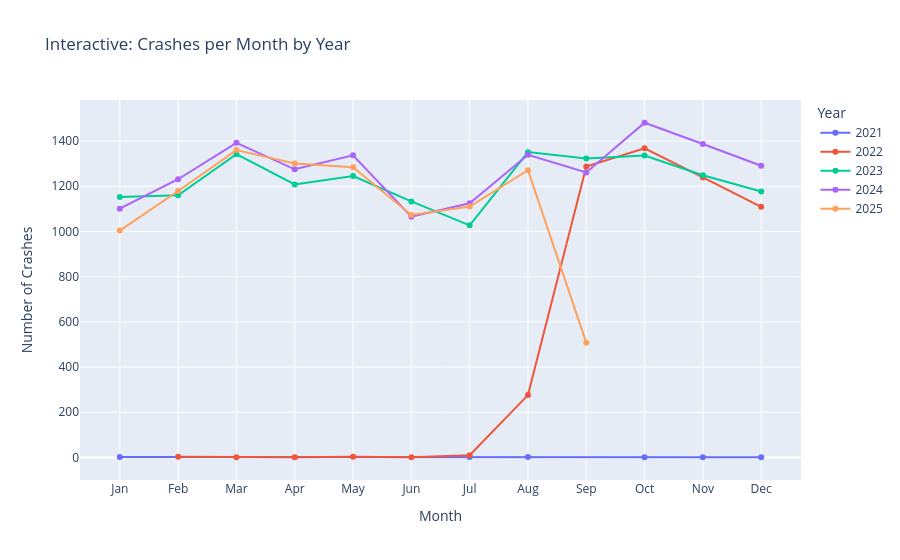

Notebook code cell kept with this figure:
### Code cell
import pandas as pd
import plotly.express as px

# Assuming 'df' is your DataFrame and 'crash_date' is a datetime object
# df['crash_date'] = pd.to_datetime(df['crash_date'])

# --- Data Preparation ---
# Ensure year and month columns exist
df['crash_year'] = df['crash_date'].dt.year
df['crash_month'] = df['crash_date'].dt.month

# Group by year and month to get crash counts
monthly_counts = df.groupby(['crash_year', 'crash_month']).size().reset_index(name='count')

# Convert year to a categorical type for better plotting with discrete colors
monthly_counts['crash_year'] = monthly_counts['crash_year'].astype(str)

# --- Plotting with Plotly Express ---
fig = px.line(
    monthly_counts,
    x='crash_month',
    y='count',
    color='crash_year',  # Creates a separate line for each year
    markers=True,        # Adds markers to each data point
    labels={
        "crash_month": "Month",
        "count": "Number of Crashes",
        "crash_year": "Year"
    },
    title="Interactive: Crashes per Month by Year"
)

# --- Customize Layout ---
# Update x-axis to show month names
month_names = ['Jan', 'Feb', 'Mar', 'Apr', 'May', 'Jun', 'Jul', 'Aug', 'Sep', 'Oct', 'Nov', 'Dec']
fig.update_xaxes(
    tickmode='array',
    tickvals=list(range(1, 13)),
    ticktext=month_names
)

fig.update_layout(
    xaxis_title="Month",
    yaxis_title="Number of Crashes",
    legend_title="Year"
)
fig.show()
# Save the interactive plot to an HTML file
# fig.write_html("interactive_crashes_by_month.html")

# print("Interactive plot saved as 'interactive_crashes_by_month.html'. Open this file in your browser.")

### Figure 1 — Plotly figure (JSON) as saved in the notebook; plotly's stock layout.template omitted (floating-point values rounded to 4 significant figures)
{"data": [{"hovertemplate": "Year=2021<br>Month=%{x}<br>Number of Crashes=%{y}<extra></extra>", "legendgroup": "2021", "line": {"color": "#636efa", "dash": "solid"}, "marker": {"symbol": "circle"}, "mode": "lines+markers", "name": "2021", "orientation": "v", "showlegend": true, "type": "scatter", "x": [1, 7, 8, 10, 11, 12], "xaxis": "x", "y": [2, 2, 2, 1, 1, 1], "yaxis": "y"}, {"hovertemplate": "Year=2022<br>Month=%{x}<br>Number of Crashes=%{y}<extra></extra>", "legendgroup": "2022", "line": {"color": "#EF553B", "dash": "solid"}, "marker": {"symbol": "circle"}, "mode": "lines+markers", "name": "2022", "orientation": "v", "showlegend": true, "type": "scatter", "x": [2, 3, 4, 5, 6, 7, 8, 9, 10, 11, 12], "xaxis": "x", "y": [3, 1, 1, 3, 1, 10, 276, 1287, 1368, 1239, 1109], "yaxis": "y"}, {"hovertemplate": "Year=2023<br>Month=%{x}<br>Number of Crashes=%{y}<extra></extra>", "legendgroup": "2023", "line": {"color": "#00cc96", "dash": "solid"}, "marker": {"symbol": "circle"}, "mode": "lines+markers", "name": "2023", "orientation": "v", "showlegend": true, "type": "scatter", "x": [1, 2, 3, 4, 5, 6, 7, 8, 9, 10, 11, 12], "xaxis": "x", "y": [1152, 1160, 1342, 1208, 1245, 1133, 1027, 1351, 1323, 1336, 1249, 1177], "yaxis": "y"}, {"hovertemplate": "Year=2024<br>Month=%{x}<br>Number of Crashes=%{y}<extra></extra>", "legendgroup": "2024", "line": {"color": "#ab63fa", "dash": "solid"}, "marker": {"symbol": "circle"}, "mode": "lines+markers", "name": "2024", "orientation": "v", "showlegend": true, "type": "scatter", "x": [1, 2, 3, 4, 5, 6, 7, 8, 9, 10, 11, 12], "xaxis": "x", "y": [1101, 1231, 1392, 1275, 1337, 1065, 1125, 1339, 1261, 1481, 1387, 1291], "yaxis": "y"}, {"hovertemplate": "Year=2025<br>Month=%{x}<br>Number of Crashes=%{y}<extra></extra>", "legendgroup": "2025", "line": {"color": "#FFA15A", "dash": "solid"}, "marker": {"symbol": "circle"}, "mode": "lines+markers", "name": "2025", "orientation": "v", "showlegend": true, "type": "scatter", "x": [1, 2, 3, 4, 5, 6, 7, 8, 9], "xaxis": "x", "y": [1004, 1179, 1360, 1301, 1284, 1073, 1110, 1271, 508], "yaxis": "y"}], "layout": {"legend": {"title": {"text": "Year"}, "tracegroupgap": 0}, "title": {"text": "Interactive: Crashes per Month by Year"}, "xaxis": {"anchor": "y", "domain": [0, 1], "tickmode": "array", "ticktext": ["Jan", "Feb", "Mar", "Apr", "May", "Jun", "Jul", "Aug", "Sep", "Oct", "Nov", "Dec"], "tickvals": [1, 2, 3, 4, 5, 6, 7, 8, 9, 10, 11, 12], "title": {"text": "Month"}}, "yaxis": {"anchor": "x", "domain": [0, 1], "title": {"text": "Number of Crashes"}}}}
